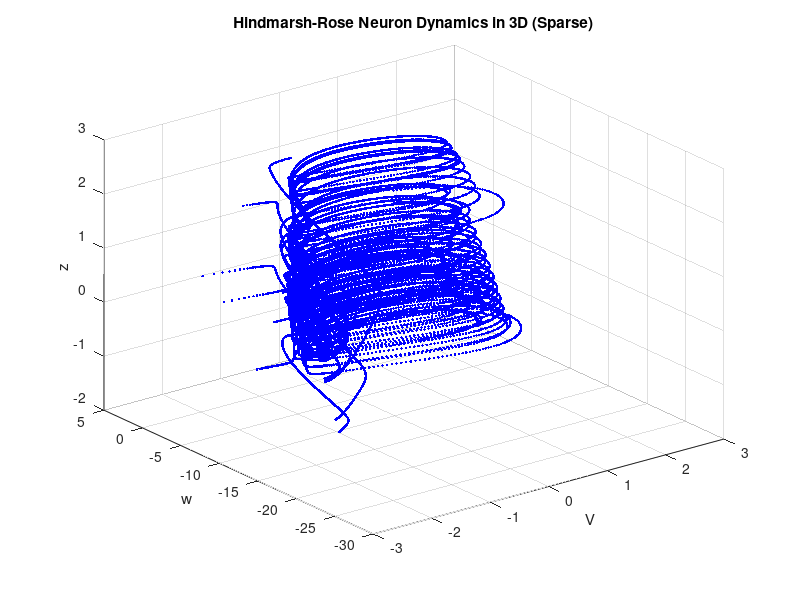

The MATLAB source for this figure:
function HindmarshRose3D()

    % Parameters
    num_neurons = 25;
    simulation_time = 1000; % in milliseconds

    % Model parameters
    a = 1;
    b = 3;
    c = 1;
    d = 5;
    r = 0.006;
    s = 4;
    V_rest = -1.6;

    % External input current
    I_ext = randn(num_neurons, 1);

    % Initial conditions
    V0 = randn(num_neurons, 1);
    w0 = randn(num_neurons, 1);
    z0 = randn(num_neurons, 1);

    % Time vector
    dt = 0.01;
    time_steps = simulation_time / dt;
    time = linspace(0, simulation_time, time_steps);

    % Initialize arrays to store neuron dynamics
    V = zeros(num_neurons, time_steps);
    w = zeros(num_neurons, time_steps);
    z = zeros(num_neurons, time_steps);

    V(:,1) = V0;
    w(:,1) = w0;
    z(:,1) = z0;

    % Simulate neuron dynamics
    for t = 2:time_steps
        V_dot = w(:,t-1) - a * V(:,t-1).^3 + b * V(:,t-1).^2 - z(:,t-1) + I_ext;
        w_dot = c - d * V(:,t-1).^2 - w(:,t-1);
        z_dot = r * (s * (V(:,t-1) - V_rest) - z(:,t-1));

        V(:,t) = V(:,t-1) + dt * V_dot;
        w(:,t) = w(:,t-1) + dt * w_dot;
        z(:,t) = z(:,t-1) + dt * z_dot;
    end

    % Plot neuron dynamics
    figure;
    scatter3(V(:), w(:), z(:), '.', 'MarkerEdgeColor', 'b');
    xlabel('V');
    ylabel('w');
    zlabel('z');
    title('Hindmarsh-Rose Neuron Dynamics in 3D (Sparse)');

end
